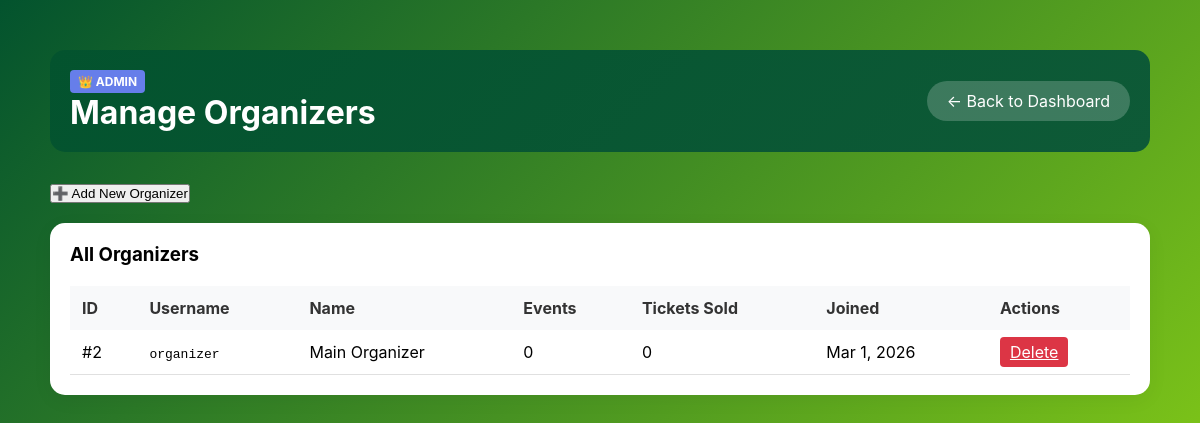
Page /manage-organizers.php (signed in) on the committed database.
### tables this page shows
CREATE TABLE `users` (
  `id` int(11) NOT NULL,
  `username` varchar(50) NOT NULL,
  `password` varchar(255) NOT NULL,
  `full_name` varchar(100) NOT NULL,
  `user_type` enum('admin','organizer') NOT NULL,
  `created_at` timestamp NOT NULL DEFAULT current_timestamp()
);

### manage-organizers.php (the view, shortened to what this page needs)
<?php
require_once 'config/database.php';
$organizers = $pdo->query("
    SELECT u.*,
           (SELECT COUNT(*) FROM events e WHERE e.organizer_id = u.id) as total_events,
           (SELECT COUNT(*) FROM tickets t JOIN events e ON t.event_id = e.id WHERE e.organizer_id = u.id) as total_tickets
    FROM users u
    WHERE u.user_type = 'organizer'
    ORDER BY u.created_at DESC
")->fetchAll();
?>
<!DOCTYPE html>
<html>
<head>
    <link rel="stylesheet" href="css/style.css">
</head>
<body>
    <div class="container">
        <div class="dashboard-header admin-header">
            <div>
                <span class="role-badge admin">👑 ADMIN</span>
                <h1>Manage Organizers</h1>
            </div>
            <a href="admin-dashboard.php" class="logout-link">← Back to Dashboard</a>
        </div>
        <div style="margin-bottom: 20px;">
            <button onclick="showAddModal()" class="btn-primary">➕ Add New Organizer</button>
        </div>
        <div class="dashboard-card">
            <h3>All Organizers</h3>
            <div class="table-responsive">
                <table>
                    <thead>
                        <tr>
                            <th>ID</th>
                            <th>Username</th>
                            <th>Name</th>
                            <th>Events</th>
                            <th>Tickets Sold</th>
                            <th>Joined</th>
                            <th>Actions</th>
                        </tr>
                    </thead>
                    <tbody>
                        <?php foreach($organizers as $org): ?>
                        <tr>
                            <td>#<?php echo $org['id']; ?></td>
                            <td><code><?php echo htmlspecialchars($org['username']); ?></code></td>
                            <td><?php echo htmlspecialchars($org['full_name']); ?></td>
                            <td><?php echo $org['total_events']; ?></td>
                            <td><?php echo $org['total_tickets'] ?: 0; ?></td>
                            <td><?php echo date('M j, Y', strtotime($org['created_at'])); ?></td>
                            <td>
                                <a href="?delete=<?php echo $org['id']; ?>"
                                   class="delete-btn"
                                   onclick="return confirm('Delete this organizer? This will also delete all their events.')">Delete</a>
                            </td>
                        </tr>
                        <?php endforeach; ?>
                    </tbody>
                </table>
            </div>
        </div>
    </div>
</body>
</html>

### css/style.css (style rules this page uses)
* { margin: 0; padding: 0; box-sizing: border-box; }
body { font-family: -apple-system, BlinkMacSystemFont, 'Segoe UI', Roboto, sans-serif; background: linear-gradient(135deg, #03532e 0%, #96db14 100%); min-height: 100vh; padding: 50px; border-radius: 50px; }
.container { max-width: 1200px; margin: 0 auto; }
.dashboard-header { display: flex; justify-content: space-between; align-items: center; color: white; margin-bottom: 30px; }
.logout-link { color: white; text-decoration: none; padding: 10px 20px; background: rgba(255,255,255,0.2); border-radius: 100px; }
table { width: 100%; border-collapse: collapse; margin-top: 20px; }
th { text-align: left; padding: 12px; background: #f8f9fa; color: #333; }
td { padding: 12px; border-bottom: 1px solid #e0e0e0; }
.role-badge { display: inline-block; padding: 4px 8px; border-radius: 4px; font-size: 12px; font-weight: bold; margin-right: 10px; }
.role-badge.admin { background: #667eea; color: white; }
.admin-header { background: linear-gradient(135deg, #03532e, #0e5a37); padding: 20px; border-radius: 15px; color: white; }
.dashboard-card { background: white; padding: 20px; border-radius: 15px; box-shadow: 0 5px 20px rgba(0,0,0,0.05); }

### manage-organizers.php (style rules this page uses)
.delete-btn { background: #dc3545; color: white; border: none; padding: 5px 10px; border-radius: 4px; cursor: pointer; }

### rows in the picture
users: id "2", username "organizer", full_name "Main Organizer", total_events "0", total_tickets "0", created_at "Mar 1, 2026"
